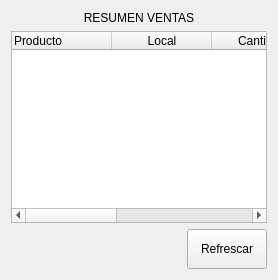
               <widget class="QWidget" name="pagina_ResumenV">
                <layout class="QVBoxLayout" name="verticalLayout_5">
                 <item>
                  <widget class="QLabel" name="label">
                   <property name="frameShadow">
                    <enum>QFrame::Plain</enum>
                   </property>
                   <property name="text">
                    <string>RESUMEN VENTAS</string>
                   </property>
                   <property name="alignment">
                    <set>Qt::AlignCenter</set>
                   </property>
                  </widget>
                 </item>
                 <item>
                  <widget class="QTableWidget" name="Tabla_basedatos">
                   <column>
                    <property name="text">
                     <string>Producto</string>
                    </property>
                    <property name="textAlignment">
                     <set>AlignLeading|AlignVCenter</set>
                    </property>
                   </column>
                   <column>
                    <property name="text">
                     <string>Local</string>
                    </property>
                   </column>
                   <column>
                    <property name="text">
                     <string>Cantidad</string>
                    </property>
                   </column>
                   <column>
                    <property name="text">
                     <string>Precio Unidad</string>
                    </property>
                   </column>
                   <column>
                    <property name="text">
                     <string>Total</string>
                    </property>
                   </column>
                  </widget>
                 </item>
                 <item>
                  <layout class="QHBoxLayout" name="horizontalLayout_3">
                   <item>
                    <spacer name="horizontalSpacer_2">
                     <property name="orientation">
                      <enum>Qt::Horizontal</enum>
                     </property>
                     <property name="sizeHint" stdset="0">
                      <size>
                       <width>40</width>
                       <height>20</height>
                      </size>
                     </property>
                    </spacer>
                   </item>
                   <item>
                    <widget class="QPushButton" name="Boton_ActualizarBase">
                     <property name="minimumSize">
                      <size>
                       <width>30</width>
                       <height>40</height>
                      </size>
                     </property>
                     <property name="text">
                      <string>Refrescar</string>
                     </property>
                    </widget>
                   </item>
                  </layout>
                 </item>
                </layout>
               </widget>
